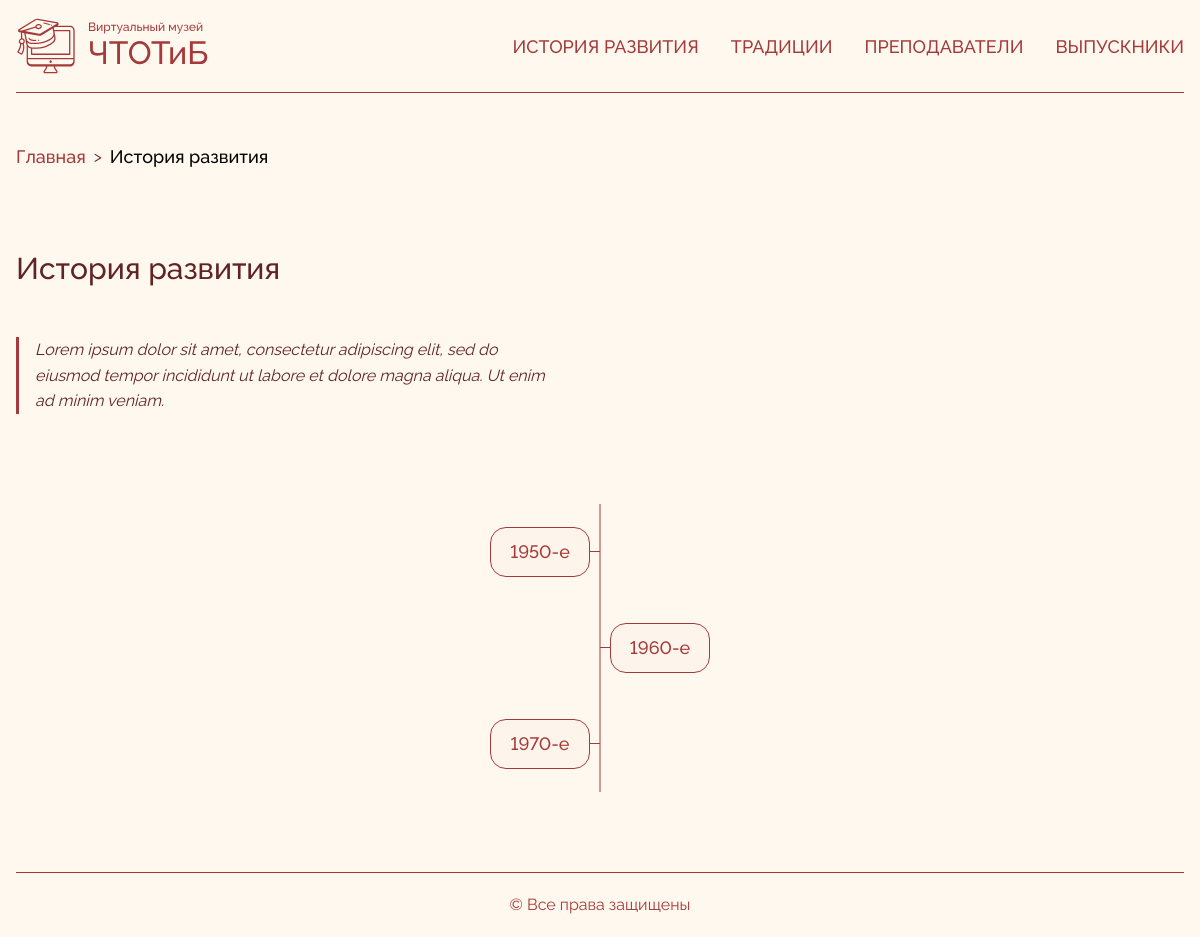
Page /history on the earlier database version.
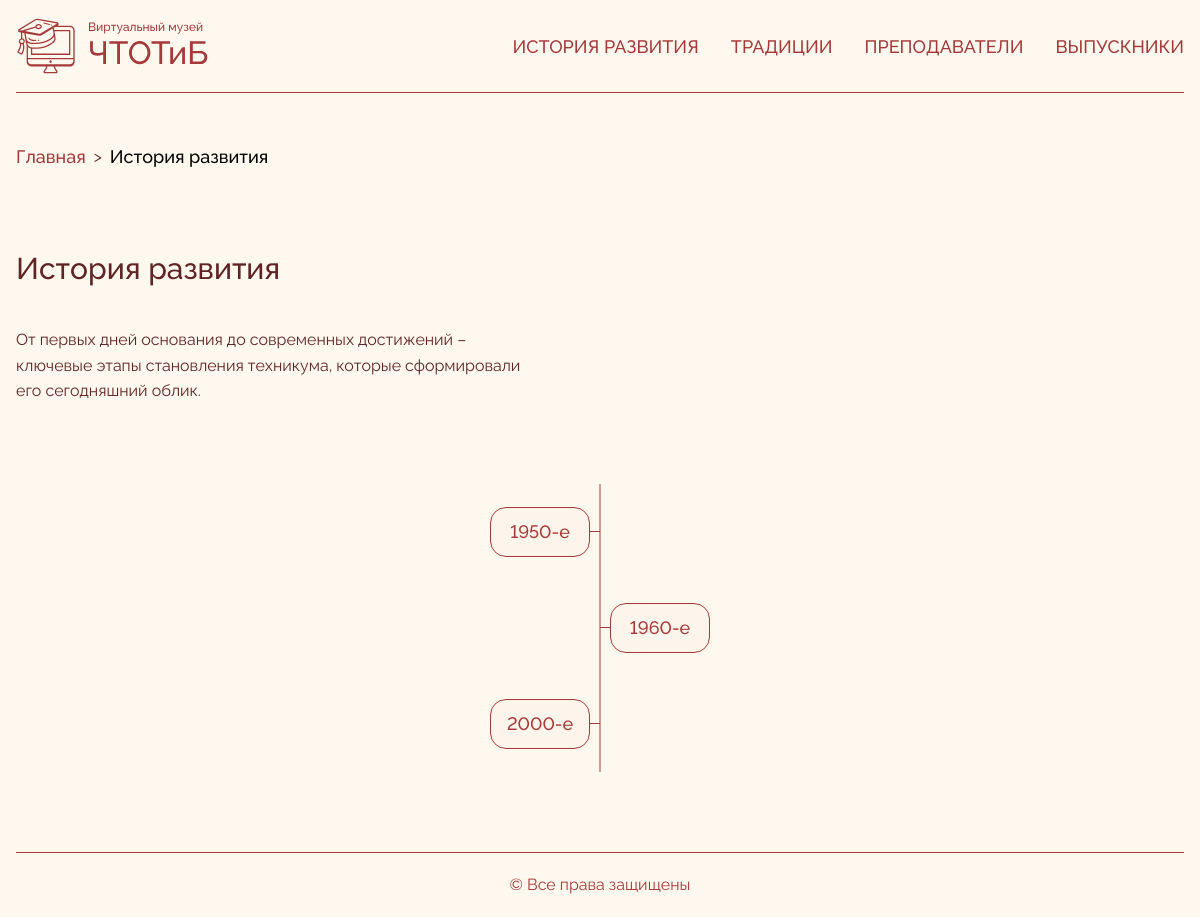
Same page on the later database version.
### app/models.py (models this page shows, shortened)
class Section(models.Model):
    name = models.CharField("Название раздела", max_length=20)
    description = CKEditor5Field("Описание раздела", max_length=255)
    slug = models.SlugField("Слаг", max_length=30, unique=True, blank=True)
    icon = models.FileField("Иконка", upload_to='icons/',
                             validators=[FileExtensionValidator(allowed_extensions=['svg'])])
    def __str__(self):
        return self.name
    class Meta:
        verbose_name = "Раздел"
        verbose_name_plural = "Разделы"

class TimePeriod(models.Model):
    name = models.CharField("Период времени в десятилетиях", max_length=20)
    image = models.ImageField("Изображение", upload_to='time_period/images/')
    start_year = models.IntegerField("Начальный год")
    slug = models.SlugField("Слаг", max_length=120, unique=True, blank=True)
    class Meta:
        verbose_name = "Период"
        verbose_name_plural = "Периоды"

### app/views.py (the view)
# urls.py: path('<slug:slug>', SectionView.as_view(), name="section"),
class SectionView(TemplateView):
    template_name = 'pages/history.html'
    def get_context_data(self, **kwargs):
        context = super().get_context_data(**kwargs)
        context['section'] = Section.objects.get(slug=kwargs['slug'])
        context['time_periods'] = TimePeriod.objects.all().order_by("start_year")
        path = self.request.path
        parts = [p for p in path.split('/') if p]
        model_by_index = {
            0: Section
        }
        context['breadcrumbs'] = get_breadcrumbs(model_by_index, parts)
        context['path'] = path
        return context

### app/utils/breadcrumbs.py (called while the page is built)
def get_breadcrumbs(model_by_index, parts):
    breadcrumbs = []
    url_so_far = ''
    for index, part in enumerate(parts):
        url_so_far += f'/{part}'
        model = model_by_index.get(index)
        if model is not None:
            try:
                part = model.objects.get(slug=part)
            except model.DoesNotExist:
                pass
        breadcrumbs.append({
            'label': part,
            'url': url_so_far
        })
    return breadcrumbs

### templates/pages/history.html (shortened to what this page needs)
{% extends 'base.html' %}
{% load static %}
{% block content %}
  <div class="flex flex-col gap-24 md:gap-20">
    {% include 'components/breadcrumbs.html' with paths=paths %}
    {% include 'components/text_block.html' with title=section.name description=section.description %}
    <div data-aos="fade-up" class="relative">
      <div class="space-y-8 md:space-y-0">
        {% for item in time_periods %}
          <div class="relative flex items-center h-24">
            <div class="absolute left-1/2 w-2.5 h-px bg-(--accent) transform -translate-x-1/2
            {% if forloop.counter0|divisibleby:2 %}-translate-x-2.5{% else %}translate-x-0{% endif %}"></div>
            <a href="{% url "article_list" section.slug item.slug %}"
               class="absolute {% if forloop.counter0|divisibleby:2 %}right-1/2 mr-2.5{% else %}left-1/2 ml-2.5{% endif %}
                  outline-none group"
               tabindex="0">
              <div class="md:w-[100px] transition-all duration-300
              w-[calc((100vw-32px-21px)/2)] md:group-hover:w-[300px] md:group-focus-visible:w-[300px]">
                <div class="relative overflow-hidden rounded-2xl h-auto border border-(--accent) bg-(--beige)
                md:group-hover:border-(--accent) group-focus-visible:border-(--accent)">
                  <div class="p-2.5 rounded-2xl transition-all duration-300 relative z-10
                pt-[150px] sm:pt-[190px]
                md:pt-2.5 md:group-hover:pt-[190px] group-focus-visible:pt-[190px]">
                    <h3 class="font-medium text-(--accent) md:text-lg text-center">{{ item.name }}</h3>
                  </div>
                </div>
              </div>
            </a>
          </div>
        {% endfor %}
      </div>
    </div>
  </div>
{% endblock %}

### templates/components/breadcrumbs.html (shortened to what this page needs)
<nav class='flex flex-wrap items-center gap-2'>
  <div class='flex items-center gap-2'>
    <a href='{% url 'index' %}' class='nav-link text-lg normal-case!'>
      Главная
    </a>
    <div class="text-(--text)"> ></div>
  </div>
  {% for path in breadcrumbs %}
    {% if forloop.last %}
      <span class='text-lg font-medium text-blue-dark'>
        {{ path.label }}
      </span>
    {% endif %}
  {% endfor %}
</nav>

### templates/components/text_block.html
<div data-aos="fade-right" class="flex flex-col gap-6 md:gap-10 md:max-w-[530px]">
  <h1 class="font-medium text-xl md:text-2xl lg:text-3xl text-(--text)">
    {{ title|default:"" }}
  </h1>
  {% if description %}
    <div class="ck-content">
      {{ description|safe }}
    </div>
  {% endif %}
</div>

Differences in the rows shown:
changed Section "История развития": description "Lorem ipsum dolor sit amet, consectetur adipiscing elit, sed do eiusmod tempor incididunt ut labore et dolore magna aliqua. Ut enim ad minim veniam." → "От первых дней основания до современных достижений – ключевые этапы становления техникума, которые сформировали его сегодняшний облик."
changed TimePeriod (number 3 of 3 on the later page): name "1970-е" → "2000-е"
